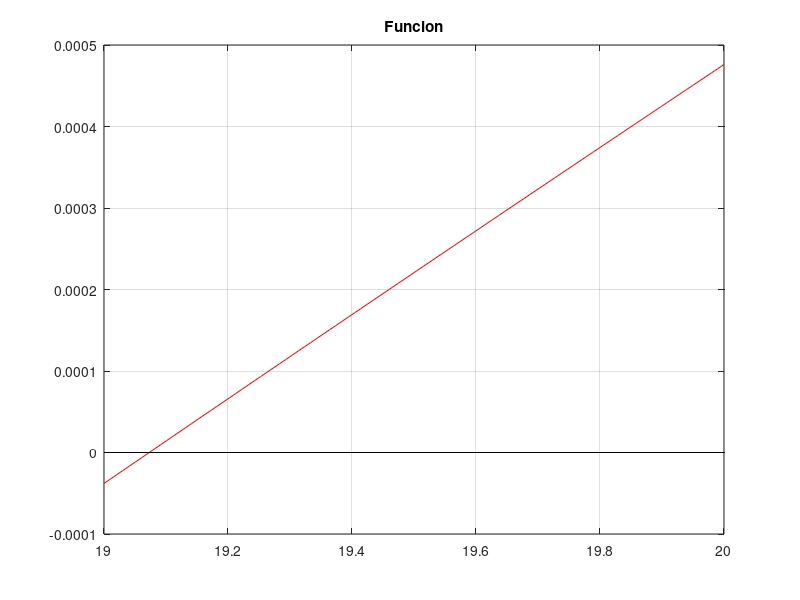

The MATLAB script that drew this image: (Note: this script raises an error after producing the figure.)
clc;
format short;
% a)
% Funcion
t = 0.02;
z = @(a) 0.04 .* sqrt(a + t) .* (1 - t) - t .* sqrt(3 .* a) - t;

% Datos
a = 19;
b = 20;
maxit = 500;
tol = 1e-6;

# Grafica funcion a)
figure(1);
x = linspace(a,b,100);
plot(x,z(x),'r-');
grid on;
title('Funcion');
hold on;
plot(xlim, [0 0], 'k-');
hold on;

[A, ~, ~, ~] = biseccion(z, a, b, maxit, tol);
disp(A);


% b)
z2 = @(t) 0.04 .* sqrt(A + t) .* (1 - t) - t .* sqrt(3 .* A);
a2 = -10;
b2 = 10;

# Grafica funcion b)
figure(2);
x = linspace(a2,b2,100);
plot(x,z2(x),'r-');
grid on;
title('Funcion');
hold on;
plot(xlim, [0 0], 'k-');
hold on;

[T, ~, ~, ~] = biseccion(z2, a2, b2, maxit, tol);
disp(T);
